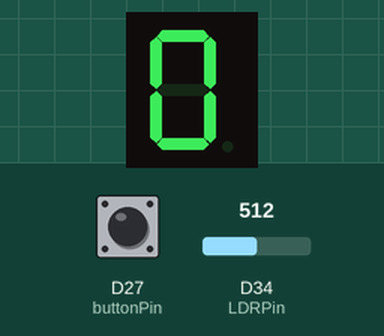
The sketch below on a simulated Arduino Due. Parts: 1-digit seven-segment display. Wiring (inferred from the names in the program): 1-digit 7-segment display, segments lit when HIGH: segments D12, D13, D14, D15, D4, D5, D18. The inputs (shaded band) are chosen by the test bench; at power-on: D34 (LDRPin) = 512, D27 (buttonPin) HIGH (analog values on the 0–1023 scale). The segment pins are drawn as the display they are named for.

Above: at 1.2 s.
1.3 s: D34 (LDRPin) set to 306
At 3.0 s:
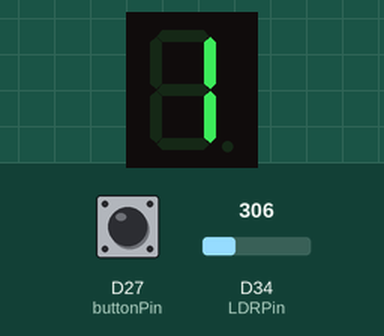
4.3 s: D27 (buttonPin) pulled LOW for 0.15 s
At 5.1 s:
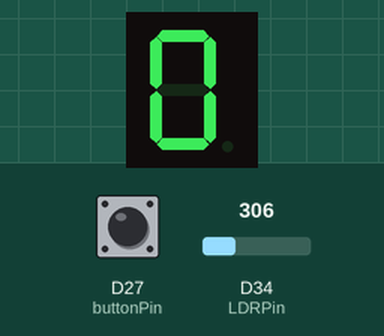
7.4 s: D27 (buttonPin) pulled LOW for 1 s
At 11.1 s:
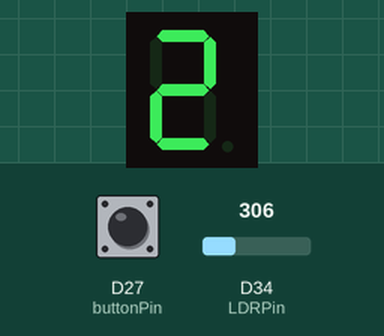
11.4 s: D34 (LDRPin) set to 511
13.8 s: D34 (LDRPin) set to 122
At 15.6 s:
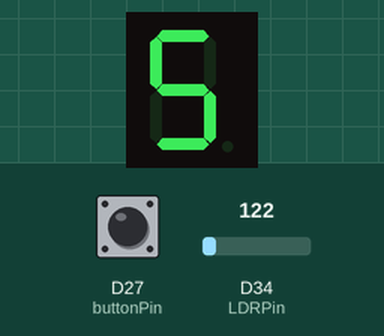
Timing chart, 0 to 17.1 s (numbered marks = the images above; inputs shaded):
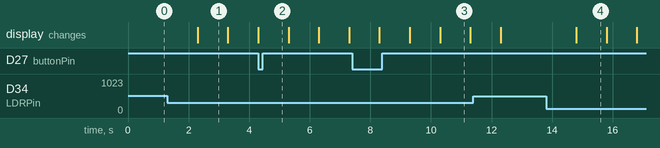

Measured:
- after the input at 1.3 s, the display: changes after 1.0 s (image 1)
- after the input at 13.8 s, the display: changes after 1.0 s (image 4)
- what the display in image 1 shows lasts 1.0 s, from 2.3 s to 3.3 s

The sketch:

aula06-luznoturna.ino
```cpp
/*int LED = 15;
int SensorLuz = 2;
int valorLuz = 0;

void setup()
{
  Serial.begin(9600);
  pinMode(LED, OUTPUT);
}

void loop()
{
  valorLuz = analogRead(SensorLuz);
  Serial.print(valorLuz);
  Serial.print("\n");
  if(valorLuz<550)
  {
    digitalWrite(LED, HIGH);
  }
  else
  {
    digitalWrite(LED, LOW);
  }
  delay(100);
}
*/
```

aula-06Desafio.ino
```cpp
// Display de 7 Segmentos
int segPins[] = {12, 13, 14, 15, 4, 5, 18}; // A, B, C, D, E, F, G
int digitCount = 0;

// LDR
const int LDRPin = 34;  // Pin for the LDR and 10k pulldown resistor
int lightThreshold = 2000; // Valor limiar para detecção de escuro

// Pushbutton
const int buttonPin = 27;

void setup() {
  Serial.begin(115200);
  // Configura os pinos dos segmentos como saída
  for (int i = 0; i < 7; i++) {
    pinMode(segPins[i], OUTPUT);
  }

  pinMode(buttonPin, INPUT_PULLUP); // Configura o botão com pull-up interno
  analogReadResolution(12); // Configura resolução do ADC para 12 bits (0-4095)
}

void loop() {
  int ldrValue = analogRead(LDRPin);

  // Verifica se está escuro
  if (ldrValue < lightThreshold) {
    digitCount++;
    if (digitCount > 9) digitCount = 0; // Reset contador se > 9
    delay(1000); // Delay para evitar múltiplas contagens
  }

  // Verifica se o botão foi pressionado
  if (digitalRead(buttonPin) == LOW) {
    digitCount = 0; // Zera o contador
  }

  displayDigit(digitCount); // Mostra o número no display
}

// Função para controlar os segmentos do display
void displayDigit(int num) {
  static const uint8_t segments[10] = { // Códigos para os números de 0 a 9
    0b00111111, // 0
    0b00000110, // 1
    0b01011011, // 2
    0b01001111, // 3
    0b01100110, // 4
    0b01101101, // 5
    0b01111101, // 6
    0b00000111, // 7
    0b01111111, // 8
    0b01101111  // 9
  };

  for (int i = 0; i < 7; i++) {
    digitalWrite(segPins[i], (segments[num] >> i) & 1);
  }
}
```

aula_06_ContadorDigital.ino
```cpp
/*int segE = 2;
int segD = 5;
int segC = 4;
int segB = 23;
int segA = 22;
int segF = 19;
int segG = 18;

void acende(int numero)
{
  switch (numero) {
  case 0:
    digitalWrite(segE, LOW);
    digitalWrite(segD, LOW);
    digitalWrite (segC, LOW);
    digitalWrite(segB, LOW);
    digitalWrite (segA, LOW);
    digitalWrite(segF, LOW);
    digitalWrite(segG, HIGH);
  break;
  case 1:
    digitalWrite(segE, HIGH);
    digitalWrite(segD, HIGH);
    digitalWrite (segC, LOW);
    digitalWrite(segB, LOW);
    digitalWrite (segA, HIGH);
    digitalWrite(segF, HIGH);
    digitalWrite(segG, HIGH);
  break;
  case 2:
    digitalWrite(segE, LOW);
    digitalWrite(segD, LOW);
    digitalWrite (segC, HIGH);
    digitalWrite(segB, LOW);
    digitalWrite (segA, LOW);
    digitalWrite(segF, HIGH);
    digitalWrite(segG, LOW);
  break;
  case 3:
    digitalWrite(segE, HIGH);
    digitalWrite(segD, LOW);
    digitalWrite (segC, LOW);
    digitalWrite(segB, LOW);
    digitalWrite (segA, LOW);
    digitalWrite(segF, HIGH);
    digitalWrite(segG, LOW);
  break;
  case 4:
    digitalWrite(segE, HIGH);
    digitalWrite(segD, HIGH);
    digitalWrite (segC, LOW);
    digitalWrite(segB, LOW);
    digitalWrite (segA, HIGH);
    digitalWrite(segF, LOW);
    digitalWrite(segG, LOW);
  break;
  case 5:
    digitalWrite(segE, HIGH);
    digitalWrite(segD, LOW);
    digitalWrite (segC, LOW);
    digitalWrite(segB, HIGH);
    digitalWrite (segA, LOW);
    digitalWrite(segF, LOW);
    digitalWrite(segG, LOW);
  break;
  case 6:
    digitalWrite(segE, LOW);
    digitalWrite(segD, LOW);
    digitalWrite (segC, LOW);
    digitalWrite(segB, HIGH);
    digitalWrite (segA, LOW);
    digitalWrite(segF, LOW);
    digitalWrite(segG, LOW);
  break;
  case 7:
    digitalWrite(segE, HIGH);
    digitalWrite(segD, HIGH);
    digitalWrite (segC, LOW);
    digitalWrite(segB, LOW);
    digitalWrite (segA, LOW);
    digitalWrite(segF, HIGH);
    digitalWrite(segG, HIGH);
  break;
  case 8:
    digitalWrite(segE, LOW);
    digitalWrite(segD, LOW);
    digitalWrite (segC, LOW);
    digitalWrite(segB, LOW);
    digitalWrite (segA, LOW);
    digitalWrite(segF, LOW);
    digitalWrite(segG, LOW);
  break;
  case 9:
    digitalWrite (segE, HIGH);
    digitalWrite(segD, LOW);
    digitalWrite(segC, LOW);
    digitalWrite(segB, LOW);
    digitalWrite(segA, LOW);
    digitalWrite(segF, LOW);
    digitalWrite(segG, LOW);
  break;
  case 10:
    digitalWrite(segE, LOW);
    digitalWrite(segD, HIGH);
    digitalWrite (segC, LOW);
    digitalWrite(segB, LOW);
    digitalWrite (segA, LOW);
    digitalWrite(segF, LOW);
    digitalWrite(segG, LOW);
  break;
  case 11:
    digitalWrite(segE, LOW);
    digitalWrite(segD, LOW);
    digitalWrite (segC, LOW);
    digitalWrite(segB, HIGH);
    digitalWrite (segA, HIGH);
    digitalWrite(segF, LOW);
    digitalWrite(segG, LOW);
  break;
  case 12:
    digitalWrite(segE, LOW);
    digitalWrite(segD, LOW);
    digitalWrite (segC, HIGH);
    digitalWrite(segB, HIGH);
    digitalWrite (segA, LOW);
    digitalWrite(segF, LOW);
    digitalWrite(segG, HIGH);
  break;
  case 13:
    digitalWrite(segE, LOW);
    digitalWrite(segD, LOW);
    digitalWrite (segC, LOW);
    digitalWrite(segB, LOW);
    digitalWrite (segA, HIGH);
    digitalWrite(segF, HIGH);
    digitalWrite(segG, LOW);
  break;
  case 14:
    digitalWrite(segE, LOW);
    digitalWrite(segD, LOW);
    digitalWrite (segC, HIGH);
    digitalWrite(segB, HIGH);
    digitalWrite (segA, LOW);
    digitalWrite(segF, LOW);
    digitalWrite(segG, LOW);
  break;
  case 15:
    digitalWrite(segE, LOW);
    digitalWrite(segD, HIGH);
    digitalWrite (segC, HIGH);
    digitalWrite(segB, HIGH);
    digitalWrite (segA, LOW);
    digitalWrite(segF, LOW);
    digitalWrite(segG, LOW);
  break;
  }
}

void setup()
{
  pinMode(segE, OUTPUT);
  pinMode(segD, OUTPUT);
  pinMode(segC, OUTPUT);
  pinMode(segB, OUTPUT);
  pinMode(segA, OUTPUT);
  pinMode(segF, OUTPUT);
  pinMode(segG, OUTPUT);
}

void loop ()
{
  static int i = 0;
  for(i = 0; i < 16; i++) {
    acende(i);
    delay (1000);
  }
}
*/
```
